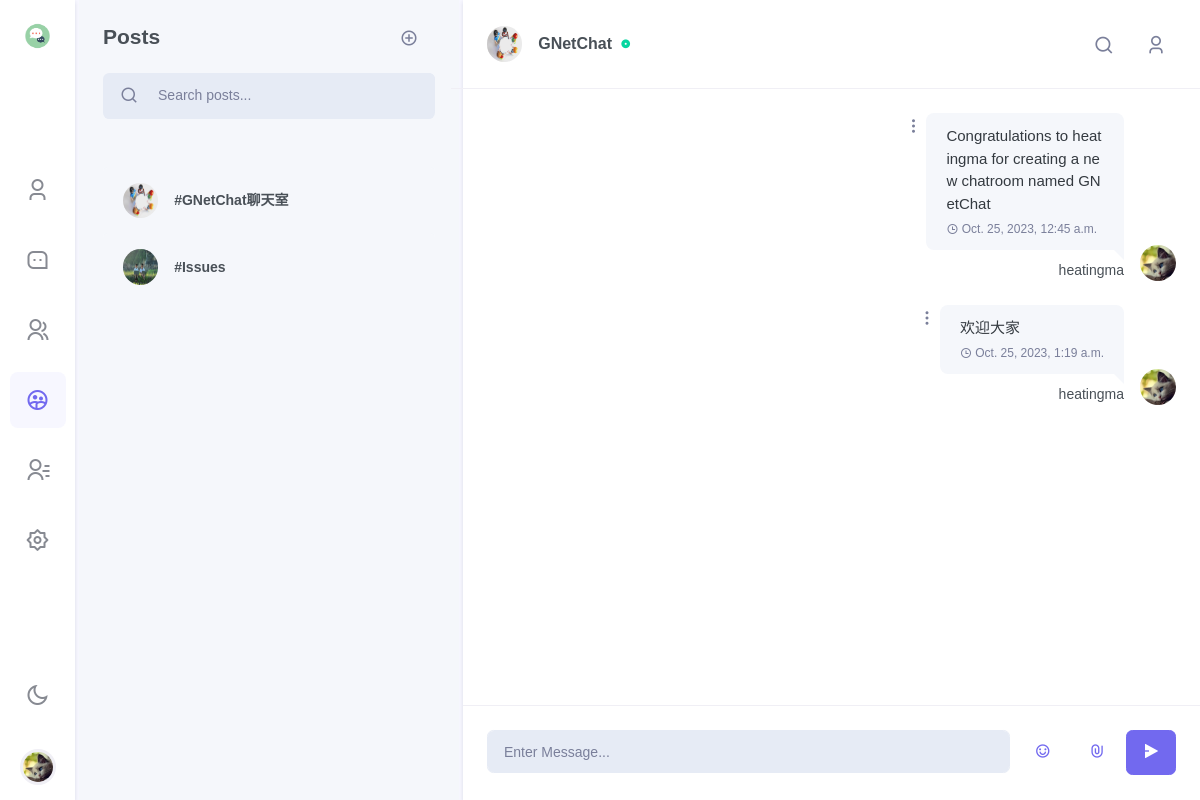
Page /chat/chatroom/GNetChat/chatting_GNetChat/?dark=False (signed in) on the earlier database version.
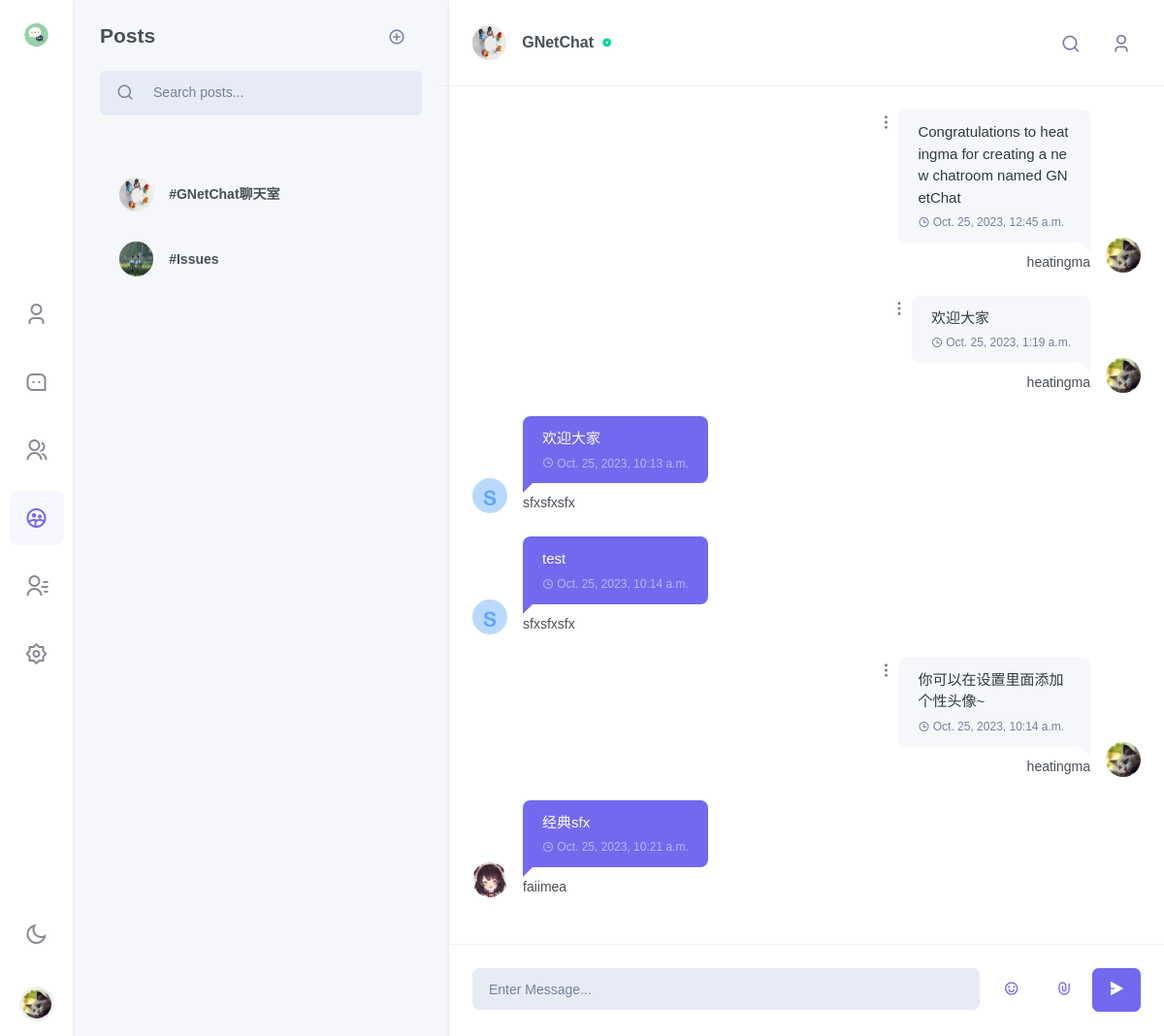
Same page on the later database version.
### chat/models.py (models this page shows, shortened)
class Post(models.Model):
    title = models.CharField(max_length=128)
    show_name = models.CharField(max_length=128,default="Post_Showname")
    author = models.ForeignKey(to=User, on_delete=models.CASCADE)
    author_profile = models.ForeignKey(to=Profile, on_delete=models.CASCADE)
    about_post = models.CharField(max_length=1000, default="The author did not set an introduction to the topic")
    image = models.ImageField(upload_to=post_media_path, null=True, blank=True)
    created_on = models.DateTimeField(auto_now_add=True)
    updated_on = models.DateTimeField(auto_now= True)
    belong_room = models.ForeignKey(to=Room, on_delete=models.CASCADE)
    tags = models.ManyToManyField(Tag, blank=True)
    class Meta:
        ordering = ['-created_on']
    @property
    def image_url(self):
        if self.title.startswith('chatting_'):
            return self.belong_room.image_url
        if self.image == "" or self.image is None:
            return "/media/static_default/{}.png".format(self.initial)
        else:
            return self.image.url

class Room(models.Model):
    name = models.CharField(max_length=128, unique=True)
    show_name = models.CharField(max_length=100, default="Showname")
    owner_name = models.CharField(max_length=128)
    about_room = models.CharField(max_length=128, default="welcome to my chatroom")
    online = models.ManyToManyField(to=get_user_model(), blank=True)
    image = models.ImageField(upload_to=room_media_path, null=True, blank=True)
    @property
    def image_url(self):
        if self.image == "":
            return "/media/static_default/{}.png".format(self.initial)
        else:
            return self.image.url

class RoomMessage(models.Model):
    uid = models.UUIDField(default=uuid.uuid4, editable=False, unique=True)
    user = models.ForeignKey(to=get_user_model(), on_delete=models.CASCADE)
    room = models.ForeignKey(to=Room, on_delete=models.CASCADE)
    belong_post = models.ForeignKey(to=Post, on_delete=models.CASCADE)
    content = models.CharField(max_length=512)
    timestamp = models.DateTimeField(auto_now_add=True)
    attachment = models.FileField(upload_to=room_message_media_path, null=True, blank=True)
    @property
    def image_url(self):
        profile = Profile.objects.get(user=self.user)
        return profile.image_url
    @property
    def attachment_name(self):
        if self.attachment.name == "" or self.attachment.name is None:
            return None
        return os.path.basename(self.attachment.name)

class Profile(models.Model):
    about_me = models.TextField(default='There is no Personal Signature here yet. You can add it through settings')
    image = models.ImageField(upload_to=profile_media_path, null=True, blank=True)
    user = models.OneToOneField(User, on_delete=models.CASCADE)
    location = models.CharField(max_length=50, default="Unkown")
    @property
    def image_url(self):
        if self.image == "":
            return "/media/static_default/{}.png".format(self.user_initial)
        else:
            return self.image.url
    @property
    def user_initial(self):
        return self.user.username[0].upper()

### users/models.py (models this page shows, shortened)
class User(AbstractUser):
    top_friends = models.ManyToManyField(settings.AUTH_USER_MODEL, blank=True, related_name='friends_set')
    friends = models.ManyToManyField(settings.AUTH_USER_MODEL, blank=True, related_name='top_friends_set')
    email = models.EmailField('email address', primary_key=True, unique=True)
    USERNAME_FIELD = 'email'
    REQUIRED_FIELDS = ["username"]

### chat/views/innerroom.py (the view, shortened to what this page needs)
# urls.py: path('chatroom/<str:room_name>/<str:post_name>/', innerroom, name='innerroom'),
@login_required
def innerroom(request: HttpRequest, room_name, post_name, dark=False):
    if request.GET:
        dark = request.GET['dark']
        dark = False if dark == 'False' else True
    username = request.user.username
    user = get_object_or_404(User, username=username)
    profile = get_object_or_404(Profile, user=user)
    chat_room = get_object_or_404(Room, name=room_name)
    if post_name == "chatting_" + room_name:
        chatting_post = True
    else:
        chatting_post = False
    cur_post = get_object_or_404(Post, title=post_name, belong_room=chat_room)
    room_messages = RoomMessage.objects.filter(room=chat_room, belong_post=cur_post).order_by('timestamp')
    posts = Post.objects.filter(belong_room=chat_room).order_by('created_on')
    wrong_message = ""
    users_img_urls = dict()
    for rm in room_messages:
        user = rm.user
        user_profile = get_object_or_404(Profile, user=user)
        users_img_urls[user_profile.user.username] = user_profile.image_url
    return render(
        request=request,
        template_name='chat/innerroom.html',
        context={
            'profile': profile,
            'rooms': Room.objects.all(),
            'cur_room': chat_room,
            'wrong_message': wrong_message,
            'room_messages': room_messages,
            'posts': posts,
            'cur_post': cur_post,
            'chatting_post': chatting_post,
            'users_img_urls_json': json.dumps(users_img_urls),
            'dark': dark,
            'light': not dark,
            'tags': Tag.objects.all(),
            "new_friends": Friend_Request.objects.filter(to_user=user),
        }
    )

### templates/chat/innerroom.html (shortened to what this page needs)
{% extends 'chat/base.html' %}
{% block side_menu %}
    {% include "chat/side_menus/side_menu_chatroom.html" %}
{% endblock %}
{% block leftsidebar %}
    {% include "chat/leftsidebar/leftsidebar_innerroom.html" %}
{% endblock %}
{% block chat_conversation %}
    {% if chatting_post %}
        {% include "chat/body/body_innerroom_chatting.html" %}
    {% else %}
        {% include "chat/body/body_innerroom_post.html" %}
    {% endif %}
{% endblock %}

### templates/chat/side_menus/side_menu_chatroom.html (shortened to what this page needs)
{% load static %}
<div class="side-menu flex-lg-column mr-lg-1">
<div class="sidebar_logo">
    <a href="" class="logo logo-dark">
        <span class="logo-sm">
            <img src="{% static "images/chat/chat.png" %}" alt="" height="30">
        </span>
    </a>
</div>
<div class="flex-lg-column my-auto">
    <ul class="nav nav-pills side-menu-nav justify-content-center" role="tablist">
        <li class="nav-item" data-toggle="tooltip" data-trigger="hover" data-placement="top" title="Profile">
            <a href="{% url 'chat:my' %}?{{'dark'}}={{dark}}" class="nav-link" id="pills-user-tab" role="tab">
            <i class="ri-user-3-line"></i>
        </a></li>
        <li class="nav-item" data-toggle="tooltip" data-trigger="hover" data-placement="top" title="Chats">
            <a href="{% url 'chat:chat'%}?{{'dark'}}={{dark}}" class="nav-link" id="pills-chat-tab" role="tab">
            <i class="ri-message-3-line"></i>
        </a></li>
        <li class="nav-item" data-toggle="tooltip" data-trigger="hover" data-placement="top" title="Groups">
            <a href="{% url 'chat:groups'%}?{{'dark'}}={{dark}}" class="nav-link" id="pills-groups-tab" role="tab">
            <i class="ri-group-line"></i>
        </a></li>
        <li class="nav-item" data-toggle="tooltip" data-trigger="hover" data-placement="top" title="Chatroom">
            <a href="{% url 'chat:chatroom'%}?{{'dark'}}={{dark}}" class="nav-link active" id="pills-chatroom-tab" role="tab">
            <i class="ri-group-2-line"></i>
        </a></li>
        <li class="nav-item" data-toggle="tooltip" data-trigger="hover" data-placement="top" title="Contacts">
            <a href="{% url 'chat:contracts'%}?{{'dark'}}={{dark}}" class="nav-link" id="pills-contacts-tab" role="tab">
            <i class="ri-contacts-line"></i>
        </a></li>
        <li class="nav-item" data-toggle="tooltip" data-trigger="hover" data-placement="top" title="Settings">
            <a href="{% url 'chat:settings'%}?{{'dark'}}={{dark}}" class="nav-link" id="pills-setting-tab"  role="tab">
            <i class="ri-settings-2-line"></i>
        </a></li>
    </ul>
</div>
<div class="flex-lg-column d-none d-lg-block">
    <ul class="nav side-menu-nav justify-content-center">
        <li class="nav-item">
            <a class="nav-link" id="light-dark" href="{% url 'chat:chatroom'%}?{{'dark'}}={{light}}" data-toggle="tooltip" data-trigger="hover" data-placement="right" title="Dark / Light Mode">
                <i class="ri-sun-line theme-mode-icon"></i>
            </a>
        </li>
        <li class="nav-item btn-group dropup profile-user-dropdown">
            <a class="nav-link dropdown-toggle normal_container" href="#" role="button" data-toggle="dropdown" aria-haspopup="true" aria-expanded="false">
                <img src="{{ profile.image_url }}"  alt="" class="profile-user rounded-circle">
            </a>
        </li>
    </ul>
</div>
</div>

### templates/chat/leftsidebar/leftsidebar_innerroom.html (shortened to what this page needs)
<div>
    <div class="p-4">
        <div class="user-chat-nav float-right">
            <div data-toggle="tooltip" data-placement="bottom" title="Create post">
                <button type="button" class="btn btn-link text-decoration-none text-muted font-size-18 py-0" data-toggle="modal" data-target="#addpost-exampleModal">
                    <i class="ri-add-circle-line mr-1"></i>
                </button>
            </div>
        </div>
        <h4 class="mb-4">Posts</h4>
        <div class="search-box chat-search-box">
            <div class="input-group bg-light  input-group-lg rounded-lg">
                <div class="input-group-prepend">
                    <button class="btn btn-link text-decoration-none text-muted pr-1" type="button">
                        <i class="ri-search-line search-icon font-size-18"></i>
                    </button>
                </div>
                <input type="text" class="form-control bg-light" placeholder="Search posts...">
            </div>
        </div>
    </div>
    <div class="p-4 chat-message-list chat-chatroom-list" data-simplebar="">
    <ul class="list-unstyled chat-list">
        {% for post in posts %}
        <li><a href="{% url 'chat:innerroom' room_name=post.belong_room.name post_name=post.title %}?{{'dark'}}={{dark}}"><div class="media align-items-center">
            <div class="mr-3">
                <img src="{{post.image_url}}" class="rounded-circle avatar-xs" alt="">
            </div>
            <div class="media-body overflow-hidden">
                <h5 class="text-truncate font-size-14 mb-0">#{{ post.show_name }}</h5>
            </div>
        </div></a></li>
        {% endfor %}
    </ul></div>
</div>

### templates/chat/body/body_innerroom_chatting.html (shortened to what the changed rows need)
<div class="w-100" style="max-width: 100%;">
    <div class="chat-conversation p-3 p-lg-4" id="chatLog-container" style="overflow: auto; max-width: 100%;">
        <ul class="list-unstyled mb-0"i id="chatLog" style="max-width: 100%;">
            {% for rm in room_messages %}
                {% if rm.user.username != profile.user.username %}
                <li><div class="conversation-list" style="max-width: 40%;">
                    <div class="chat-avatar"><img src={{rm.image_url}} alt=""></div>
                    <div class="user-chat-content" style="max-width: 100%;">
                        <div class="ctext-wrap">
                            <div class="ctext-wrap-content" style="max-width: 100%;">
                                <p class="mb-0" style="word-break:break-all; line-break:anywhere;">{{rm.content}}</p>
                                <p class="chat-time mb-0"><i class="ri-time-line align-middle"></i> <span class="align-middle">{{rm.timestamp}}</span></p>
                            </div>
                        </div>
                        <div class="conversation-name">{{rm.user.username}}</div>
                    </div>
                </div></li>
                {% else %}
                <li class="right" style-"display: block;"><div class="conversation-list" style="max-width: 40%;">
                    <div class="chat-avatar"><img src="{{ profile.image_url }}" alt=""></div>
                    <div class="user-chat-content" style="max-width: 100%;">
                        <div class="ctext-wrap">
                            <div class="ctext-wrap-content" style="max-width: 100%;">
                                <p class="mb-0" style="text-align: left; word-break:break-all; line-break:anywhere;">
                                    {{rm.content}}
                                </p>
                                <p class="chat-time mb-0"><i class="ri-time-line align-middle"></i> <span class="align-middle">{{rm.timestamp}}</span></p>
                            </div>
                            <div class="dropdown align-self-start">
                                <a class="dropdown-toggle" href="#" role="button" data-toggle="dropdown" aria-haspopup="true" aria-expanded="false">
                                    <i class="ri-more-2-fill"></i>
                                </a>
                            </div>
                        </div>
                        <div class="conversation-name"> {{ profile.user.username }} </div>
                    </div>
                </div></li>
                {% endif %}
            {% endfor %}
        </ul>
    </div>
</div>

Differences in the rows shown:
added RoomMessage: content "欢迎大家", timestamp "Oct. 25, 2023, 10:13 a.m.", user.username "sfxsfxsfx"
added RoomMessage: content "test", timestamp "Oct. 25, 2023, 10:14 a.m.", user.username "sfxsfxsfx"
added RoomMessage: image_url (picture), content "你可以在设置里面添加个性头像~", timestamp "Oct. 25, 2023, 10:14 a.m.", {{ profile.user.username }} "heatingma"
added RoomMessage: image_url (picture), content "经典sfx", timestamp "Oct. 25, 2023, 10:21 a.m.", user.username "faiimea"
